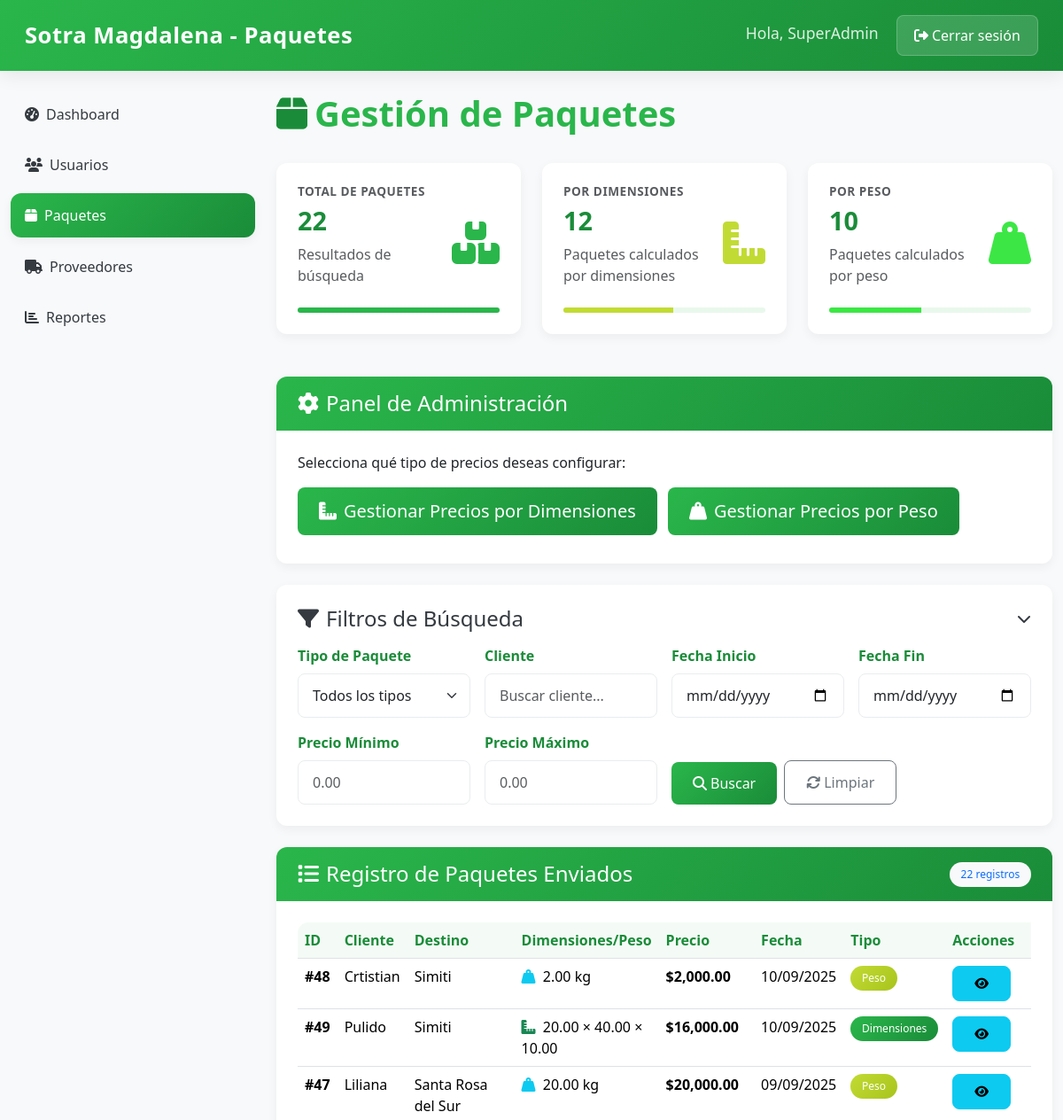
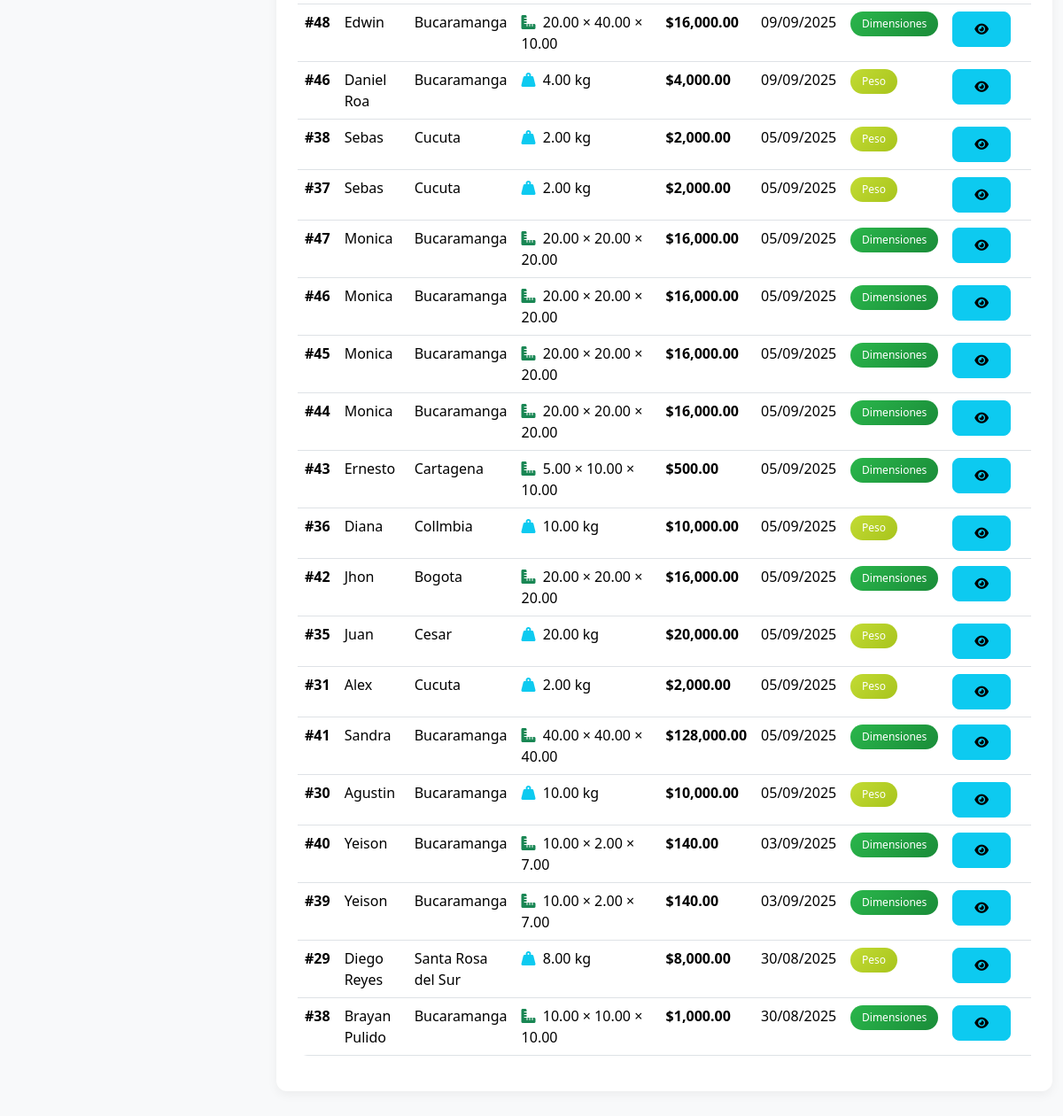
The app's page /pages/paquetes/precios.php (signed in) with its own data (2 pictures, top to bottom).
### tables this page shows
CREATE TABLE `enviosxpeso` (
  `id` int(11) NOT NULL,
  `nombre_cliente` varchar(100) NOT NULL,
  `direccion_origen` varchar(255) NOT NULL,
  `direccion_destino` varchar(255) NOT NULL,
  `contenido` varchar(255) NOT NULL,
  `peso` decimal(10,2) NOT NULL,
  `fecha_registro` timestamp NOT NULL DEFAULT current_timestamp(),
  `precio` decimal(10,2) NOT NULL,
  `usuario_id` int(11) DEFAULT NULL
);

CREATE TABLE `enviosxdimensiones` (
  `id` int(11) NOT NULL,
  `nombre_cliente` varchar(100) NOT NULL,
  `direccion_origen` varchar(255) NOT NULL,
  `direccion_destino` varchar(255) NOT NULL,
  `contenido` varchar(255) DEFAULT NULL,
  `ancho` decimal(10,2) DEFAULT NULL,
  `alto` decimal(10,2) DEFAULT NULL,
  `largo` decimal(10,2) DEFAULT NULL,
  `precio` decimal(10,2) DEFAULT NULL,
  `rango` varchar(50) DEFAULT NULL,
  `fecha_registro` timestamp NOT NULL DEFAULT current_timestamp(),
  `usuario_id` int(11) DEFAULT NULL
);

### pages/paquetes/precios.php (the view, shortened to what the rows shown need)
<?php
$servername = "localhost";
$username   = "root";
$password   = "";
$dbname     = "enviosdb";
try {
    $conn = new mysqli($servername, $username, $password, $dbname);
    $conn->set_charset("utf8mb4");
} catch (mysqli_sql_exception $e) {
    die("Error de conexión: " . $e->getMessage());
}
function getCols(mysqli $conn, string $table): array
{
    $cols = [];
    $res = $conn->query("SHOW COLUMNS FROM `$table`");
    while ($row = $res->fetch_assoc()) {
        $cols[] = $row['Field'];
    }
    return $cols;
}
function pick(array $cols, array $wanted): string
{
    $parts = [];
    foreach ($wanted as $w) {
        $parts[] = in_array($w, $cols) ? "`$w`" : "NULL AS `$w`";
    }
    return implode(", ", $parts);
}
$filtros = [];
$baseFields = ['id', 'nombre_cliente', 'direccion_origen', 'direccion_destino', 'contenido', 'precio', 'rango', 'fecha_registro'];
$dimFields  = ['alto', 'largo', 'ancho'];
$pesoField  = ['peso'];
$colsDim = getCols($conn, 'enviosxdimensiones');
$selDim  = pick($colsDim, $baseFields) . ", " . pick($colsDim, $dimFields) . ", " . pick($colsDim, $pesoField);
$colsPeso = getCols($conn, 'enviosxpeso');
$selPeso  = pick($colsPeso, $baseFields) . ", " . pick($colsPeso, $dimFields) . ", " . pick($colsPeso, $pesoField);
$paquetes = [];
if (empty($filtros) || (isset($filtros['tipo']) && $filtros['tipo'] === 'todos') || !isset($filtros['tipo'])) {
    $sql1 = "SELECT $selDim, 'Dimensiones' AS tipo, 'dim' AS tabla FROM `enviosxdimensiones`";
    $sql2 = "SELECT $selPeso, 'Peso' AS tipo, 'peso' AS tabla FROM `enviosxpeso`";
    try {
        $r1 = $conn->query($sql1);
        while ($row = $r1->fetch_assoc()) {
            $paquetes[] = $row;
        }
    } catch (mysqli_sql_exception $e) {
    }
    try {
        $r2 = $conn->query($sql2);
        while ($row = $r2->fetch_assoc()) {
            $paquetes[] = $row;
        }
    } catch (mysqli_sql_exception $e) {
    }
}
usort($paquetes, function ($a, $b) {
    $ta = isset($a['fecha_registro']) ? strtotime($a['fecha_registro']) : 0;
    $tb = isset($b['fecha_registro']) ? strtotime($b['fecha_registro']) : 0;
    return $tb <=> $ta;
});
?>
<!DOCTYPE html>
<html lang="es">
<head>
    <link rel="stylesheet" href="https://cdn.jsdelivr.net/npm/bootstrap@5.3.2/dist/css/bootstrap.min.css">
    <link rel="stylesheet" href="https://cdnjs.cloudflare.com/ajax/libs/font-awesome/6.5.0/css/all.min.css">
    <link rel="stylesheet" href="../../css/pages/paquetes/stylePrecios.css">
</head>
<body>
    <div class="container-fluid mt-4">
        <div class="row">
            <div class="col-md-9">
                <div class="d-flex justify-content-between align-items-center mb-4">
                    <h1 class="title-gradient"><i class="fas fa-box me-2"></i>Gestión de Paquetes</h1>
                </div>
                <div class="card card-hover">
                    <div class="card-body">
                        <?php if (!empty($paquetes)): ?>
                            <div class="table-responsive">
                                <table class="table table-hover">
                                    <thead>
                                        <tr>
                                            <th>ID</th>
                                            <th>Cliente</th>
                                            <th>Destino</th>
                                            <th>Dimensiones/Peso</th>
                                            <th>Precio</th>
                                            <th>Fecha</th>
                                            <th>Tipo</th>
                                            <th>Acciones</th>
                                        </tr>
                                    </thead>
                                    <tbody>
                                        <?php foreach ($paquetes as $p):
                                            $alto  = $p['alto']  ?? null;
                                            $largo = $p['largo'] ?? null;
                                            $ancho = $p['ancho'] ?? null;
                                            $peso  = $p['peso']  ?? null;
                                            $dims = ($alto || $largo || $ancho) ? ($alto . " × " . $largo . " × " . $ancho) : "-";
                                            $pesoTxt = $peso !== null && $peso !== '' ? $peso . " kg" : "-";
                                            $precio  = isset($p['precio']) ? number_format((float)$p['precio'], 2) : "0.00";
                                            $fecha   = $p['fecha_registro'] ?? "-";
                                            if ($fecha !== "-" && $fecha !== "") {
                                                $fechaFormateada = date("d/m/Y", strtotime($fecha));
                                            } else {
                                                $fechaFormateada = "-";
                                            }
                                        ?>
                                            <tr>
                                                <td><strong>#<?= htmlspecialchars((string)$p['id']) ?></strong></td>
                                                <td><?= htmlspecialchars((string)($p['nombre_cliente'] ?? '-')) ?></td>
                                                <td><?= htmlspecialchars((string)($p['direccion_destino'] ?? '-')) ?></td>
                                                <td>
                                                    <?php if (($p['tipo'] ?? '') === 'Dimensiones'): ?>
                                                        <i class="fas fa-ruler-combined text-success me-1" title="Dimensiones"></i>
                                                        <?= htmlspecialchars($dims) ?>
                                                    <?php else: ?>
                                                        <i class="fas fa-weight-hanging text-info me-1" title="Peso"></i>
                                                        <?= htmlspecialchars($pesoTxt) ?>
                                                    <?php endif; ?>
                                                </td>
                                                <td class="fw-bold">$<?= $precio ?></td>
                                                <td><?= htmlspecialchars((string)$fechaFormateada) ?></td>
                                                <td>
                                                    <span class="badge <?= ($p['tipo'] ?? '') === 'Dimensiones' ? 'badge-dimensiones' : 'badge-peso' ?>">
                                                        <?= htmlspecialchars((string)($p['tipo'] ?? '-')) ?>
                                                    </span>
                                                </td>
                                                <td>
                                                    <div class="d-flex">
                                                        <button class="btn btn-sm btn-info action-btn" onclick="mostrarDetalles(<?= htmlspecialchars(json_encode($p)) ?>, '<?= $precio ?>', '<?= $fechaFormateada ?>', '<?= $dims ?>', '<?= $pesoTxt ?>')">
                                                            <i class="fas fa-eye"></i>
                                                        </button>
                                                        <?php if (($p['tipo'] ?? '') === 'Dimensiones'): ?>
                                                            <a href="factDimensionesAdm.php?id=<?= $p['id'] ?>" target="_blank">
                                                                <button class="btn btn-sm print-btn action-btn" title="Imprimir Factura">
                                                                </button>
                                                            </a>
                                                        <?php else: ?>
                                                            <a href="factPesoAdm.php?id=<?= $p['id'] ?>" target="_blank">
                                                                <button class="btn btn-sm print-btn action-btn" title="Imprimir Factura">
                                                                </button>
                                                            </a>
                                                        <?php endif; ?>
                                                    </div>
                                                </td>
                                            </tr>
                                        <?php endforeach; ?>
                                    </tbody>
                                </table>
                            </div>
                        <?php endif; ?>
                    </div>
                </div>
            </div>
        </div>
    </div>
</body>
</html>

### records on screen
enviosxpeso: id "48", nombre_cliente "Crtistian", direccion_destino "Simiti", peso "2.00 kg", precio "2,000.00", fecha_registro "10/09/2025", tipo "Peso"
enviosxdimensiones: id "49", nombre_cliente "Pulido", direccion_destino "Simiti", dims "20.00 × 40.00 × 10.00", precio "16,000.00", fecha_registro "10/09/2025", tipo "Dimensiones"
enviosxpeso: id "47", nombre_cliente "Liliana", direccion_destino "Santa Rosa del Sur", peso "20.00 kg", precio "20,000.00", fecha_registro "09/09/2025", tipo "Peso"
enviosxdimensiones: id "48", nombre_cliente "Edwin", direccion_destino "Bucaramanga", dims "20.00 × 40.00 × 10.00", precio "16,000.00", fecha_registro "09/09/2025", tipo "Dimensiones"
enviosxpeso: id "46", nombre_cliente "Daniel Roa", direccion_destino "Bucaramanga", peso "4.00 kg", precio "4,000.00", fecha_registro "09/09/2025", tipo "Peso"
enviosxpeso: id "38", nombre_cliente "Sebas", direccion_destino "Cucuta", peso "2.00 kg", precio "2,000.00", fecha_registro "05/09/2025", tipo "Peso"
enviosxpeso: id "37", nombre_cliente "Sebas", direccion_destino "Cucuta", peso "2.00 kg", precio "2,000.00", fecha_registro "05/09/2025", tipo "Peso"
enviosxdimensiones: id "47", nombre_cliente "Monica", direccion_destino "Bucaramanga", dims "20.00 × 20.00 × 20.00", precio "16,000.00", fecha_registro "05/09/2025", tipo "Dimensiones"
enviosxdimensiones: id "46", nombre_cliente "Monica", direccion_destino "Bucaramanga", dims "20.00 × 20.00 × 20.00", precio "16,000.00", fecha_registro "05/09/2025", tipo "Dimensiones"
enviosxdimensiones: id "45", nombre_cliente "Monica", direccion_destino "Bucaramanga", dims "20.00 × 20.00 × 20.00", precio "16,000.00", fecha_registro "05/09/2025", tipo "Dimensiones"
enviosxdimensiones: id "44", nombre_cliente "Monica", direccion_destino "Bucaramanga", dims "20.00 × 20.00 × 20.00", precio "16,000.00", fecha_registro "05/09/2025", tipo "Dimensiones"
enviosxdimensiones: id "43", nombre_cliente "Ernesto", direccion_destino "Cartagena", dims "5.00 × 10.00 × 10.00", precio "500.00", fecha_registro "05/09/2025", tipo "Dimensiones"
enviosxpeso: id "36", nombre_cliente "Diana", direccion_destino "Collmbia", peso "10.00 kg", precio "10,000.00", fecha_registro "05/09/2025", tipo "Peso"
enviosxdimensiones: id "42", nombre_cliente "Jhon", direccion_destino "Bogota", dims "20.00 × 20.00 × 20.00", precio "16,000.00", fecha_registro "05/09/2025", tipo "Dimensiones"
enviosxpeso: id "35", nombre_cliente "Juan", direccion_destino "Cesar", peso "20.00 kg", precio "20,000.00", fecha_registro "05/09/2025", tipo "Peso"
enviosxpeso: id "31", nombre_cliente "Alex", direccion_destino "Cucuta", peso "2.00 kg", precio "2,000.00", fecha_registro "05/09/2025", tipo "Peso"
enviosxdimensiones: id "41", nombre_cliente "Sandra", direccion_destino "Bucaramanga", dims "40.00 × 40.00 × 40.00", precio "128,000.00", fecha_registro "05/09/2025", tipo "Dimensiones"
enviosxpeso: id "30", nombre_cliente "Agustin", direccion_destino "Bucaramanga", peso "10.00 kg", precio "10,000.00", fecha_registro "05/09/2025", tipo "Peso"
enviosxdimensiones: id "40", nombre_cliente "Yeison", direccion_destino "Bucaramanga", dims "10.00 × 2.00 × 7.00", precio "140.00", fecha_registro "03/09/2025", tipo "Dimensiones"
enviosxdimensiones: id "39", nombre_cliente "Yeison", direccion_destino "Bucaramanga", dims "10.00 × 2.00 × 7.00", precio "140.00", fecha_registro "03/09/2025", tipo "Dimensiones"
enviosxpeso: id "29", nombre_cliente "Diego Reyes", direccion_destino "Santa Rosa del Sur", peso "8.00 kg", precio "8,000.00", fecha_registro "30/08/2025", tipo "Peso"
enviosxdimensiones: id "38", nombre_cliente "Brayan Pulido", direccion_destino "Bucaramanga", dims "10.00 × 10.00 × 10.00", precio "1,000.00", fecha_registro "30/08/2025", tipo "Dimensiones"

### other values on screen
$_SESSION['nombre'] "SuperAdmin"
$total_paquetes "22"
$total_dimensiones "12"
$total_peso "10"
